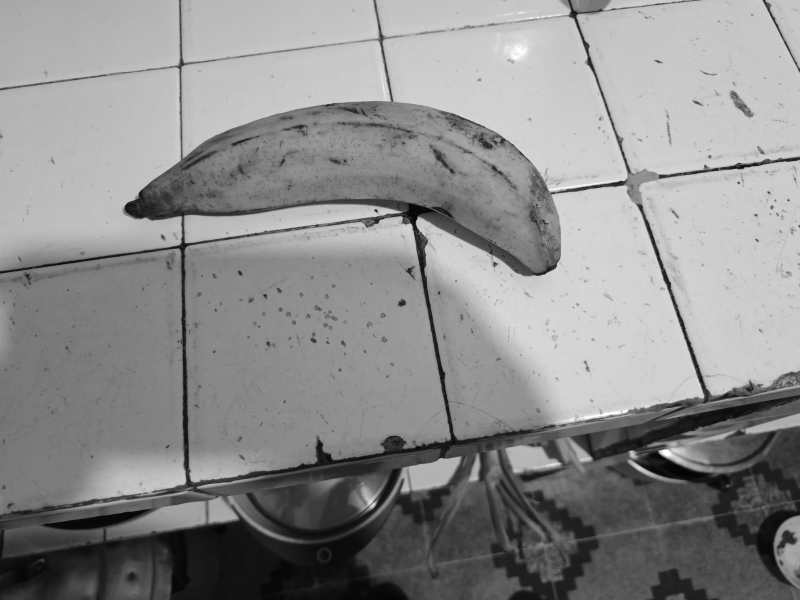
#> input picture PROYECTON/nue_alim/img_prueba.jpeg, 1600 x 1200 px (shown at 1/2 size); its folder holds only this picture in this run
$ python proyecto.py
#> lines starting #> are read from the running program, lines starting #| are printed output that depends on the picture

# -*- coding: utf-8 -*-
"""
@author: cortes
"""
# === Librerias necesarias === #
import os
import numpy as np
import pandas as pd
import matplotlib.pyplot as plt
from PIL import Image
import sqlite3 as sql
import shutil

# %%
# === CLASE 1: VISUALIZADOR DE IMÁGENES === #
class VisualizadorImagenes:
    def __init__(self, ruta_base):
        self.ruta_base = ruta_base

    def mostrar_imagenes(self):
        for carpeta in os.listdir(self.ruta_base):
            ruta_carpeta = os.path.join(self.ruta_base, carpeta)
            if os.path.isdir(ruta_carpeta):
                print(f"\nMostrando imágenes de la carpeta: {carpeta}\n")
                for nombre_imagen in os.listdir(ruta_carpeta):
                    ruta_imagen = os.path.join(ruta_carpeta, nombre_imagen)
                    if os.path.isfile(ruta_imagen) and nombre_imagen.lower().endswith(('.png', '.jpg', '.jpeg')):
                        try:
                            imagen = Image.open(ruta_imagen).convert('L')
#> imagen is the input picture: PIL image 1600x1200 L; min 0, max 255, mean 140.7
                            imagen.save(ruta_imagen)
                            imagen = imagen.resize((80, 80))
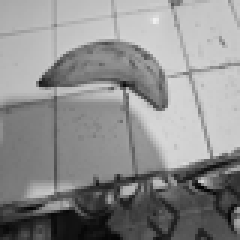
#> imagen: PIL image 80x80 L (shown 3 times larger); min 0, max 240, mean 140.7
                            plt.imshow(imagen, cmap='gray')
                            plt.axis("off")
                            plt.show()
                        except Exception as error:
                            print(f"No se pudo abrir {nombre_imagen}: {error}")

#%%
# === CLASE 2: PROCESADOR DE IMÁGENES === #
class ProcesadorImagenes:
    def __init__(self, ruta_base):
        self.ruta_base = ruta_base
        self.vectores_planos = []

    def procesar(self):
        for carpeta in os.listdir(self.ruta_base):
            ruta_carpeta = os.path.join(self.ruta_base, carpeta)
            if os.path.isdir(ruta_carpeta):
                for nombre_imagen in os.listdir(ruta_carpeta):
                    ruta_imagen = os.path.join(ruta_carpeta, nombre_imagen)
                    if nombre_imagen.lower().endswith(('.jpg', '.jpeg', '.png')):
                        try:
                            imagen = Image.open(ruta_imagen).convert('L').resize((80, 80))
                            matriz = np.array(imagen)
                            print(f"\nMatriz de la imagen {nombre_imagen} ({carpeta}):")
                            print(matriz)
#> (printed output is left out)

                            vector = matriz.flatten()
#> vector = 6400 values, max 240 at index 531, min 0 at index 5027, mean 140.7
                            print(f"\nVector plano de la imagen {nombre_imagen}:")
                            print(vector)
#> (printed output is left out)

                            self.vectores_planos.append(vector)
                        except Exception as e:
                            print(f"No se pudo procesar {nombre_imagen}: {e}")

        if len(self.vectores_planos) > 0:
            matriz_final = np.vstack(self.vectores_planos)
            print("\n=== MATRIZ FINAL CON TODOS LOS VECTORES ===")
            print(matriz_final)
#> (printed output is left out)
        else:
            print("\nNo se generaron vectores (verifica que haya imágenes).")

#%%
# === CLASE 3: BASE DE DATOS === #
class BaseDeDatos:
    def __init__(self, nombre_db="Recomiendalimentos.db"):
        self.nombre_db = nombre_db
        self.con = sql.connect(self.nombre_db)
        self.con.execute("PRAGMA foreign_keys = ON")
        self.cursor = self.con.cursor()

    def crear_tabla(self):
        self.cursor.execute("""
        CREATE TABLE IF NOT EXISTS alimentos(
            id INTEGER PRIMARY KEY AUTOINCREMENT,
            ubicacion TEXT NOT NULL,
            sub_ubicacion TEXT NOT NULL,
            alimento TEXT NOT NULL
        );
        """)
        self.con.commit()

    def guardar_datos(self, df):
        try:
            df.to_sql('alimentos', con=self.con, if_exists='replace', index=False)
            self.con.commit()
            print("\nDatos guardados correctamente en la base de datos.")
        except Exception as e:
            print(f"\nError al guardar en la base de datos: {e}")

    def cerrar(self):
        self.con.close()


#%%
# === CLASE 4: GENERADOR DE DATAFRAME === #
class GeneradorDatos:
    def __init__(self, ruta_base):
        self.ruta_base = ruta_base

    def generar_dataframe(self):
        datos = []
        for subcarpeta in os.listdir(self.ruta_base):
            ruta_sub = os.path.join(self.ruta_base, subcarpeta)
            if os.path.isdir(ruta_sub):
                for archivo in os.listdir(ruta_sub):
                    if archivo.lower().endswith(('.jpg', '.jpeg', '.png')):
                        datos.append({
                            'ubicacion': os.path.basename(self.ruta_base),
                            'sub_ubicacion': subcarpeta,
                            'alimento': archivo
                        })

        df = pd.DataFrame(datos)
        print("\n=== BASE DE DATOS GENERADA CON TODAS LAS IMÁGENES ===")
        print(df)
        return df


#%%
# === CLASE 5: CLASIFICADOR DE IMÁGENES === #
class ClasificadorImagenes:
    def __init__(self, ruta_base, img_size=(70, 70)):
        self.ruta_base = ruta_base
        self.img_size = img_size
        self.modelo = None

    def entrenar(self):
        X, y = [], []
        for subcarpeta in os.listdir(self.ruta_base):
            ruta_sub = os.path.join(self.ruta_base, subcarpeta)
            if os.path.isdir(ruta_sub) and subcarpeta != "nue_alim":
                for archivo in os.listdir(ruta_sub):
                    if archivo.lower().endswith(('.jpg', '.jpeg', '.png')):
                        ruta_img = os.path.join(ruta_sub, archivo)
                        try:
                            img = Image.open(ruta_img).convert('L').resize(self.img_size)
                            X.append(np.array(img).flatten())
                            y.append(subcarpeta)
                        except Exception as e:
                            print(f"Error con {archivo}: {e}")
        self.modelo = {"imagenes": np.array(X), "etiquetas": np.array(y)}
        print(f"Imágenes cargadas: {len(X)}")
        print(f"Clases detectadas: {set(y)}")

    def clasificar(self, ruta_img):
#> called with ruta_img = 'PROYECTON/nue_alim/img_prueba.jpeg'
        try:
            img = Image.open(ruta_img).convert('L').resize(self.img_size)
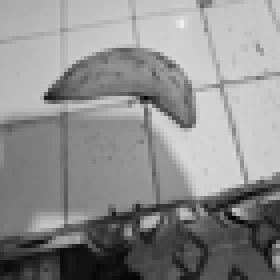
#> img: PIL image 70x70 L (shown 4 times larger); min 0, max 239, mean 140.7
            vec = np.array(img).flatten()
#> vec = 4900 values, max 239 at index 465, min 0 at index 3838, mean 140.7
        except:
            print(f"No se pudo abrir la imagen: {ruta_img}")
            return None

#> (the run stopped early here; a loop or call above may not have finished)
